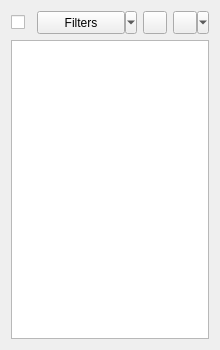
<?xml version="1.0" encoding="UTF-8"?>
<ui version="4.0">
 <class>SketcherGui::TaskSketcherElements</class>
 <widget class="QWidget" name="SketcherGui::TaskSketcherElements">
  <property name="geometry">
   <rect>
    <x>0</x>
    <y>0</y>
    <width>220</width>
    <height>400</height>
   </rect>
  </property>
  <property name="sizePolicy">
   <sizepolicy hsizetype="Preferred" vsizetype="MinimumExpanding">
    <horstretch>0</horstretch>
    <verstretch>0</verstretch>
   </sizepolicy>
  </property>
  <property name="maximumSize">
   <size>
    <width>16777215</width>
    <height>350</height>
   </size>
  </property>
  <property name="windowTitle">
   <string notr="true">Form</string>
  </property>
  <layout class="QVBoxLayout" name="verticalLayout">
   <item>
    <layout class="QHBoxLayout" name="horizontalLayout1">
     <item>
      <widget class="QCheckBox" name="filterBox">
       <property name="sizePolicy">
        <sizepolicy hsizetype="Maximum" vsizetype="Fixed">
         <horstretch>0</horstretch>
         <verstretch>0</verstretch>
        </sizepolicy>
       </property>
       <property name="toolTip">
        <string>Check to toggle filters</string>
       </property>
       <property name="styleSheet">
        <string notr="true">padding-right: 0px; margin-right: 0px</string>
       </property>
       <property name="text">
        <string notr="true"></string>
       </property>
      </widget>
     </item>
     <item>
      <widget class="QToolButton" name="filterButton">
       <property name="sizePolicy">
        <sizepolicy hsizetype="MinimumExpanding" vsizetype="Preferred">
         <horstretch>0</horstretch>
         <verstretch>0</verstretch>
        </sizepolicy>
       </property>
       <property name="toolTip">
        <string>Click to show filters</string>
       </property>
       <property name="styleSheet">
        <string notr="true">padding-left: 0px; margin-left: 0px</string>
       </property>
       <property name="text">
        <string>Filters</string>
       </property>
       <property name="popupMode">
        <enum>QToolButton::MenuButtonPopup</enum>
       </property>
      </widget>
     </item>
     <item>
      <widget class="QToolButton" name="showHideButton">
       <property name="sizePolicy">
        <sizepolicy hsizetype="Maximum" vsizetype="Preferred">
		 <horstretch>0</horstretch>
		 <verstretch>0</verstretch>
		</sizepolicy>
	   </property>
	   <property name="minimumSize">
		<size>
		 <width>0</width>
		 <height>0</height>
	    </size>
	   </property>
	   <property name="toolTip">
	    <string>Show/hide all listed construction elements from 3D view. (same as ticking/unticking all listed construction elements in list below)</string>
	   </property>
	   <property name="text">
		<string/>
	   </property>
	   <property name="icon">
	    <iconset resource="Resources/Sketcher.qrc">
		 <normaloff>:/icons/Std_ToggleVisibility.svg</normaloff>:/icons/Std_ToggleVisibility.svg</iconset>
	   </property>
	  </widget>
	 </item>
     <item>
      <widget class="QToolButton" name="settingsButton">
       <property name="sizePolicy">
        <sizepolicy hsizetype="Maximum" vsizetype="Preferred">
         <horstretch>0</horstretch>
         <verstretch>0</verstretch>
        </sizepolicy>
       </property>
       <property name="toolTip">
        <string>Settings</string>
       </property>
       <property name="text">
        <string/>
       </property>
       <property name="icon">
        <iconset resource="Resources/Sketcher.qrc">
        <normaloff>:/icons/dialogs/Sketcher_Settings.svg</normaloff>:/icons/dialogs/Sketcher_Settings.svg</iconset>
       </property>
       <property name="popupMode">
        <enum>QToolButton::MenuButtonPopup</enum>
       </property>
      </widget>
     </item>
    </layout>
   </item>
   <item>
    <widget class="ElementView" name="listWidgetElements">
     <property name="sizePolicy">
      <sizepolicy hsizetype="Expanding" vsizetype="Expanding">
       <horstretch>0</horstretch>
       <verstretch>0</verstretch>
      </sizepolicy>
     </property>
     <property name="iconSize">
      <size>
       <width>24</width>
       <height>24</height>
      </size>
     </property>
     <property name="modelColumn">
      <number>0</number>
     </property>
    </widget>
   </item>
  </layout>
 </widget>
 <customwidgets>
  <customwidget>
   <class>ElementView</class>
   <extends>QListWidget</extends>
   <header location="global">QListWidget</header>
  </customwidget>
 </customwidgets>
 <resources/>
 <connections/>
</ui>
